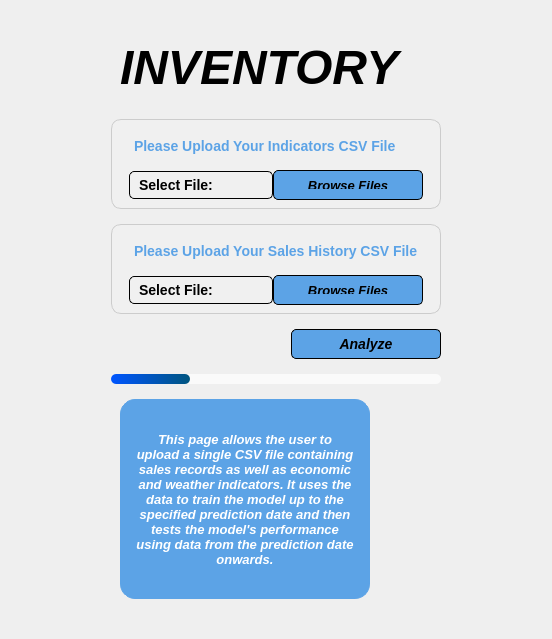
                  <widget class="QWidget" name="page_save_inventory">
                   <layout class="QHBoxLayout" name="horizontalLayout">
                    <item>
                     <widget class="QWidget" name="container_2" native="true">
                      <layout class="QVBoxLayout" name="verticalLayout_14">
                       <property name="spacing">
                        <number>15</number>
                       </property>
                       <property name="leftMargin">
                        <number>100</number>
                       </property>
                       <property name="topMargin">
                        <number>20</number>
                       </property>
                       <property name="rightMargin">
                        <number>100</number>
                       </property>
                       <property name="bottomMargin">
                        <number>20</number>
                       </property>
                       <item>
                        <widget class="QWidget" name="title" native="true">
                         <layout class="QHBoxLayout" name="horizontalLayout_11">
                          <item alignment="Qt::AlignLeft|Qt::AlignBottom">
                           <widget class="QLabel" name="title_text">
                            <property name="font">
                             <font>
                              <pointsize>36</pointsize>
                              <italic>true</italic>
                              <bold>true</bold>
                             </font>
                            </property>
                            <property name="text">
                             <string>INVENTORY</string>
                            </property>
                            <property name="scaledContents">
                             <bool>true</bool>
                            </property>
                            <property name="wordWrap">
                             <bool>true</bool>
                            </property>
                           </widget>
                          </item>
                         </layout>
                        </widget>
                       </item>
                       <item>
                        <widget class="QWidget" name="indicator_container" native="true">
                         <property name="styleSheet">
                          <string notr="true">QWidget {
    background-color: #f0f0f0; /* Background color */
    border: 1px solid #ccc; /* Border color and width */
    border-radius: 10px; /* Border radius for rounded corners */
    padding: 10px; /* Padding inside the widget */
}</string>
                         </property>
                         <layout class="QVBoxLayout" name="verticalLayout_15">
                          <item>
                           <widget class="QLabel" name="select_msg">
                            <property name="styleSheet">
                             <string notr="true">QLabel{
border: none;
color: rgb(92,163,230);
font-size: 14px;
font-weight: bold
}</string>
                            </property>
                            <property name="text">
                             <string>Please Upload Your Indicators CSV File</string>
                            </property>
                           </widget>
                          </item>
                          <item>
                           <widget class="QWidget" name="widget_4" native="true">
                            <property name="styleSheet">
                             <string notr="true">border: none;
</string>
                            </property>
                            <layout class="QHBoxLayout" name="horizontalLayout_12">
                             <property name="spacing">
                              <number>0</number>
                             </property>
                             <property name="topMargin">
                              <number>0</number>
                             </property>
                             <property name="bottomMargin">
                              <number>0</number>
                             </property>
                             <item alignment="Qt::AlignVCenter">
                              <widget class="QLabel" name="path_edit_indicator">
                               <property name="minimumSize">
                                <size>
                                 <width>0</width>
                                 <height>0</height>
                                </size>
                               </property>
                               <property name="font">
                                <font>
                                 <pointsize>-1</pointsize>
                                 <bold>true</bold>
                                </font>
                               </property>
                               <property name="styleSheet">
                                <string notr="true">QLabel {
    border: 1px solid #000000; /* Border color and width */
    padding: 5px; /* Padding inside the label */
	border-radius: 5px;
	color: #000;
	font-size: 14px
}</string>
                               </property>
                               <property name="text">
                                <string>Select File:</string>
                               </property>
                              </widget>
                             </item>
                             <item alignment="Qt::AlignRight|Qt::AlignVCenter">
                              <widget class="QPushButton" name="btn_path_indicator">
                               <property name="minimumSize">
                                <size>
                                 <width>150</width>
                                 <height>30</height>
                                </size>
                               </property>
                               <property name="maximumSize">
                                <size>
                                 <width>150</width>
                                 <height>30</height>
                                </size>
                               </property>
                               <property name="font">
                                <font>
                                 <pointsize>-1</pointsize>
                                 <italic>true</italic>
                                 <bold>true</bold>
                                </font>
                               </property>
                               <property name="styleSheet">
                                <string notr="true">QPushButton{
background-color: rgb(92,163,230);
color: #000;
border: 1px solid #000000;
border-radius: 5px;
font-size: 13px;
font-weight: bold
}
QPushButton:hover{
background-color: #fff;
color: rgb(92,163,230);
border: 1px solid #000000;
border-radius: 5px;
}</string>
                               </property>
                               <property name="text">
                                <string>Browse Files</string>
                               </property>
                               <property name="icon">
                                <iconset theme="drive-harddisk"/>
                               </property>
                              </widget>
                             </item>
                            </layout>
                           </widget>
                          </item>
                         </layout>
                        </widget>
                       </item>
                       <item>
                        <widget class="QWidget" name="sales_container" native="true">
                         <property name="styleSheet">
                          <string notr="true">QWidget {
    background-color: #f0f0f0; /* Background color */
    border: 1px solid #ccc; /* Border color and width */
    border-radius: 10px; /* Border radius for rounded corners */
    padding: 10px; /* Padding inside the widget */
}</string>
                         </property>
                         <layout class="QVBoxLayout" name="verticalLayout_16">
                          <item>
                           <widget class="QLabel" name="select_msg_2">
                            <property name="styleSheet">
                             <string notr="true">QLabel{
border: none;
color: rgb(92,163,230);
font-size: 14px;
font-weight: bold
}</string>
                            </property>
                            <property name="text">
                             <string>Please Upload Your Sales History CSV File</string>
                            </property>
                           </widget>
                          </item>
                          <item>
                           <widget class="QWidget" name="widget_5" native="true">
                            <property name="styleSheet">
                             <string notr="true">border: none;
</string>
                            </property>
                            <layout class="QHBoxLayout" name="horizontalLayout_13">
                             <property name="spacing">
                              <number>0</number>
                             </property>
                             <property name="topMargin">
                              <number>0</number>
                             </property>
                             <property name="bottomMargin">
                              <number>0</number>
                             </property>
                             <item alignment="Qt::AlignVCenter">
                              <widget class="QLabel" name="path_edit_indicator_2">
                               <property name="minimumSize">
                                <size>
                                 <width>0</width>
                                 <height>0</height>
                                </size>
                               </property>
                               <property name="font">
                                <font>
                                 <pointsize>-1</pointsize>
                                 <bold>true</bold>
                                </font>
                               </property>
                               <property name="styleSheet">
                                <string notr="true">QLabel {
        border: 1px solid #000000; /* Border color and width */
    padding: 5px; /* Padding inside the label */
	border-radius: 5px;
	color: #000;
	font-size: 14px
}</string>
                               </property>
                               <property name="text">
                                <string>Select File:</string>
                               </property>
                              </widget>
                             </item>
                             <item alignment="Qt::AlignRight|Qt::AlignVCenter">
                              <widget class="QPushButton" name="btn_path_indicator_2">
                               <property name="minimumSize">
                                <size>
                                 <width>150</width>
                                 <height>30</height>
                                </size>
                               </property>
                               <property name="maximumSize">
                                <size>
                                 <width>200</width>
                                 <height>30</height>
                                </size>
                               </property>
                               <property name="font">
                                <font>
                                 <pointsize>-1</pointsize>
                                 <italic>true</italic>
                                 <bold>true</bold>
                                </font>
                               </property>
                               <property name="styleSheet">
                                <string notr="true">QPushButton{
background-color: rgb(92,163,230);
color: #000;
border: 1px solid #000000;
border-radius: 5px;
font-size: 13px;
font-weight: bold
}
QPushButton:hover{
background-color: #fff;
color: rgb(92,163,230);
border: 1px solid #000000;
border-radius: 5px;
}</string>
                               </property>
                               <property name="text">
                                <string>Browse Files</string>
                               </property>
                               <property name="icon">
                                <iconset theme="drive-harddisk"/>
                               </property>
                              </widget>
                             </item>
                            </layout>
                           </widget>
                          </item>
                         </layout>
                        </widget>
                       </item>
                       <item alignment="Qt::AlignRight|Qt::AlignTop">
                        <widget class="QPushButton" name="btn_upload">
                         <property name="minimumSize">
                          <size>
                           <width>150</width>
                           <height>30</height>
                          </size>
                         </property>
                         <property name="maximumSize">
                          <size>
                           <width>200</width>
                           <height>30</height>
                          </size>
                         </property>
                         <property name="font">
                          <font>
                           <pointsize>-1</pointsize>
                           <italic>true</italic>
                           <bold>true</bold>
                          </font>
                         </property>
                         <property name="styleSheet">
                          <string notr="true">QPushButton{
background-color: rgb(92,163,230);
color: #000;
border: 1px solid #000000;
border-radius: 5px;
font-size: 14px;
font-weight: bold
}
QPushButton:hover{
background-color: #fff;
color: rgb(92,163,230);
border: 1px solid #000000;
border-radius: 15px;
}</string>
                         </property>
                         <property name="text">
                          <string>Analyze</string>
                         </property>
                        </widget>
                       </item>
                       <item>
                        <widget class="QProgressBar" name="progressBar_training">
                         <property name="minimumSize">
                          <size>
                           <width>0</width>
                           <height>10</height>
                          </size>
                         </property>
                         <property name="maximumSize">
                          <size>
                           <width>16777215</width>
                           <height>10</height>
                          </size>
                         </property>
                         <property name="styleSheet">
                          <string notr="true">QProgressBar{
background: rgba(255,255,255,180);
border-style: none;
border-radius: 5px;
color: rgba(200, 200, 200, 0);
text-align: center;
}

QProgressBar::chunk{
border-radius: 5px;
background-color: qlineargradient(spread:pad, x1:0, y1:0, x2:1, y2:0, stop:0 rgba(0, 85, 255, 255), stop:1 rgba(0, 85, 127, 255))
}</string>
                         </property>
                         <property name="value">
                          <number>24</number>
                         </property>
                        </widget>
                       </item>
                       <item>
                        <widget class="QWidget" name="save_btn_container" native="true">
                         <layout class="QVBoxLayout" name="verticalLayout_17">
                          <property name="spacing">
                           <number>0</number>
                          </property>
                          <property name="topMargin">
                           <number>0</number>
                          </property>
                          <property name="bottomMargin">
                           <number>9</number>
                          </property>
                          <item>
                           <widget class="QLabel" name="notification_text">
                            <property name="minimumSize">
                             <size>
                              <width>250</width>
                              <height>200</height>
                             </size>
                            </property>
                            <property name="maximumSize">
                             <size>
                              <width>250</width>
                              <height>200</height>
                             </size>
                            </property>
                            <property name="font">
                             <font>
                              <pointsize>10</pointsize>
                              <italic>true</italic>
                              <bold>true</bold>
                             </font>
                            </property>
                            <property name="styleSheet">
                             <string notr="true">QLabel{
background-color: rgb(92,163,230);
color: #fff;
border: 1px solid rgb(92,163,230);
border-radius: 15px;
padding: 0 15px 
}</string>
                            </property>
                            <property name="text">
                             <string>This page allows the user to upload a single CSV file containing sales records as well as economic and weather indicators. It uses the data to train the model up to the specified prediction date and then tests the model's performance using data from the prediction date onwards.</string>
                            </property>
                            <property name="alignment">
                             <set>Qt::AlignCenter</set>
                            </property>
                            <property name="wordWrap">
                             <bool>true</bool>
                            </property>
                           </widget>
                          </item>
                         </layout>
                        </widget>
                       </item>
                      </layout>
                     </widget>
                    </item>
                   </layout>
                  </widget>
